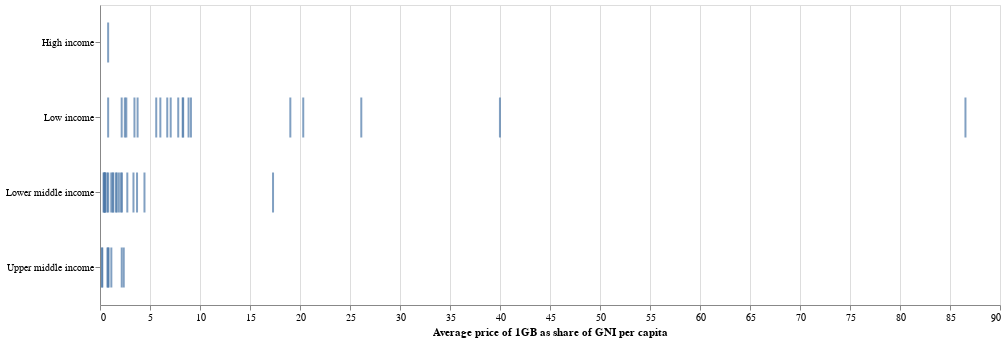

The notebook cell this image was saved under:
### Markdown cell above
## Prices in relation to monthly income

### Code cell
alt.Chart(africa).mark_tick(height=40, thickness=2).encode(
    alt.X('Average price of 1GB as share of GNI per capita:Q'),
    alt.Y('IncomeGroup:N', title=''),
    tooltip=['country', 'Average price of 1GB as share of GNI per capita', 'Average price of 1GB (USD)'],
    #color=alt.Color('IncomeGroup:N',scale=alt.Scale(domain=['High income', 'Upper middle income','Lower middle income','Low income'],range=["#002D5A","#008FE6","#EB6E14","#BE232D"]))
).interactive().properties(width=900, height=300)
